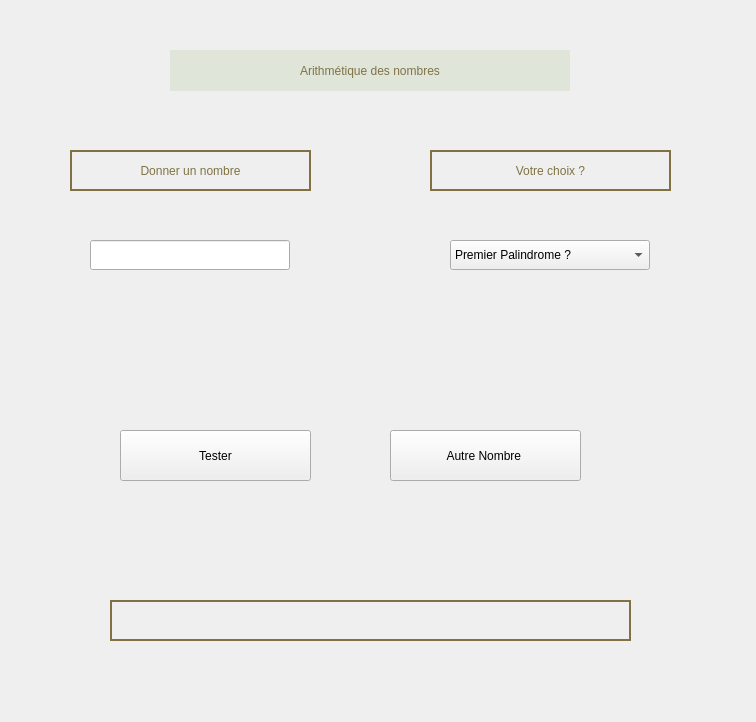
<?xml version="1.0" encoding="UTF-8"?>
<ui version="4.0">
 <class>Form</class>
 <widget class="QWidget" name="Form">
  <property name="geometry">
   <rect>
    <x>0</x>
    <y>0</y>
    <width>756</width>
    <height>722</height>
   </rect>
  </property>
  <property name="windowTitle">
   <string>Form</string>
  </property>
  <widget class="QLabel" name="label">
   <property name="geometry">
    <rect>
     <x>170</x>
     <y>50</y>
     <width>400</width>
     <height>41</height>
    </rect>
   </property>
   <property name="styleSheet">
    <string notr="true">background-color: rgb(224, 229, 218);
color: rgb(128, 114, 69);
font: 75 14pt &quot;MS Shell Dlg 2&quot;;</string>
   </property>
   <property name="text">
    <string>Arithmétique des nombres</string>
   </property>
   <property name="alignment">
    <set>Qt::AlignCenter</set>
   </property>
  </widget>
  <widget class="QLabel" name="label_2">
   <property name="geometry">
    <rect>
     <x>70</x>
     <y>150</y>
     <width>241</width>
     <height>41</height>
    </rect>
   </property>
   <property name="styleSheet">
    <string notr="true">color: rgb(128, 114, 69);
font: 75 14pt &quot;MS Shell Dlg 2&quot;;
border: 2px solid black;
border-color: rgb(128, 114, 69);</string>
   </property>
   <property name="text">
    <string>Donner un nombre</string>
   </property>
   <property name="alignment">
    <set>Qt::AlignCenter</set>
   </property>
  </widget>
  <widget class="QLabel" name="label_3">
   <property name="geometry">
    <rect>
     <x>430</x>
     <y>150</y>
     <width>241</width>
     <height>41</height>
    </rect>
   </property>
   <property name="styleSheet">
    <string notr="true">color: rgb(128, 114, 69);
font: 75 14pt &quot;MS Shell Dlg 2&quot;;
border: 2px solid black;
border-color: rgb(128, 114, 69);</string>
   </property>
   <property name="text">
    <string>Votre choix ?</string>
   </property>
   <property name="alignment">
    <set>Qt::AlignCenter</set>
   </property>
  </widget>
  <widget class="QLineEdit" name="lineEdit">
   <property name="geometry">
    <rect>
     <x>90</x>
     <y>240</y>
     <width>200</width>
     <height>30</height>
    </rect>
   </property>
   <property name="styleSheet">
    <string notr="true">font: 75 12pt &quot;MS Shell Dlg 2&quot;;</string>
   </property>
   <property name="text">
    <string/>
   </property>
   <property name="alignment">
    <set>Qt::AlignCenter</set>
   </property>
  </widget>
  <widget class="QComboBox" name="comboBox">
   <property name="geometry">
    <rect>
     <x>450</x>
     <y>240</y>
     <width>200</width>
     <height>30</height>
    </rect>
   </property>
   <property name="styleSheet">
    <string notr="true">font: 75 11pt &quot;MS Shell Dlg 2&quot;;</string>
   </property>
   <item>
    <property name="text">
     <string>Premier Palindrome ?</string>
    </property>
   </item>
   <item>
    <property name="text">
     <string>Harshad Premier ?</string>
    </property>
   </item>
  </widget>
  <widget class="QPushButton" name="pushButton">
   <property name="geometry">
    <rect>
     <x>120</x>
     <y>430</y>
     <width>191</width>
     <height>51</height>
    </rect>
   </property>
   <property name="styleSheet">
    <string notr="true">font: 75 12pt &quot;MS Shell Dlg 2&quot;;</string>
   </property>
   <property name="text">
    <string>Tester</string>
   </property>
  </widget>
  <widget class="QPushButton" name="pushButton_2">
   <property name="geometry">
    <rect>
     <x>390</x>
     <y>430</y>
     <width>191</width>
     <height>51</height>
    </rect>
   </property>
   <property name="styleSheet">
    <string notr="true">font: 75 12pt &quot;MS Shell Dlg 2&quot;;</string>
   </property>
   <property name="text">
    <string>Autre Nombre </string>
   </property>
  </widget>
  <widget class="QLabel" name="resultLabel">
   <property name="geometry">
    <rect>
     <x>110</x>
     <y>600</y>
     <width>521</width>
     <height>41</height>
    </rect>
   </property>
   <property name="styleSheet">
    <string notr="true">color: rgb(128, 114, 69);
font: 75 14pt &quot;MS Shell Dlg 2&quot;;
border: 2px solid black;
border-color: rgb(128, 114, 69);</string>
   </property>
   <property name="text">
    <string/>
   </property>
   <property name="alignment">
    <set>Qt::AlignCenter</set>
   </property>
  </widget>
 </widget>
 <resources/>
 <connections/>
</ui>
